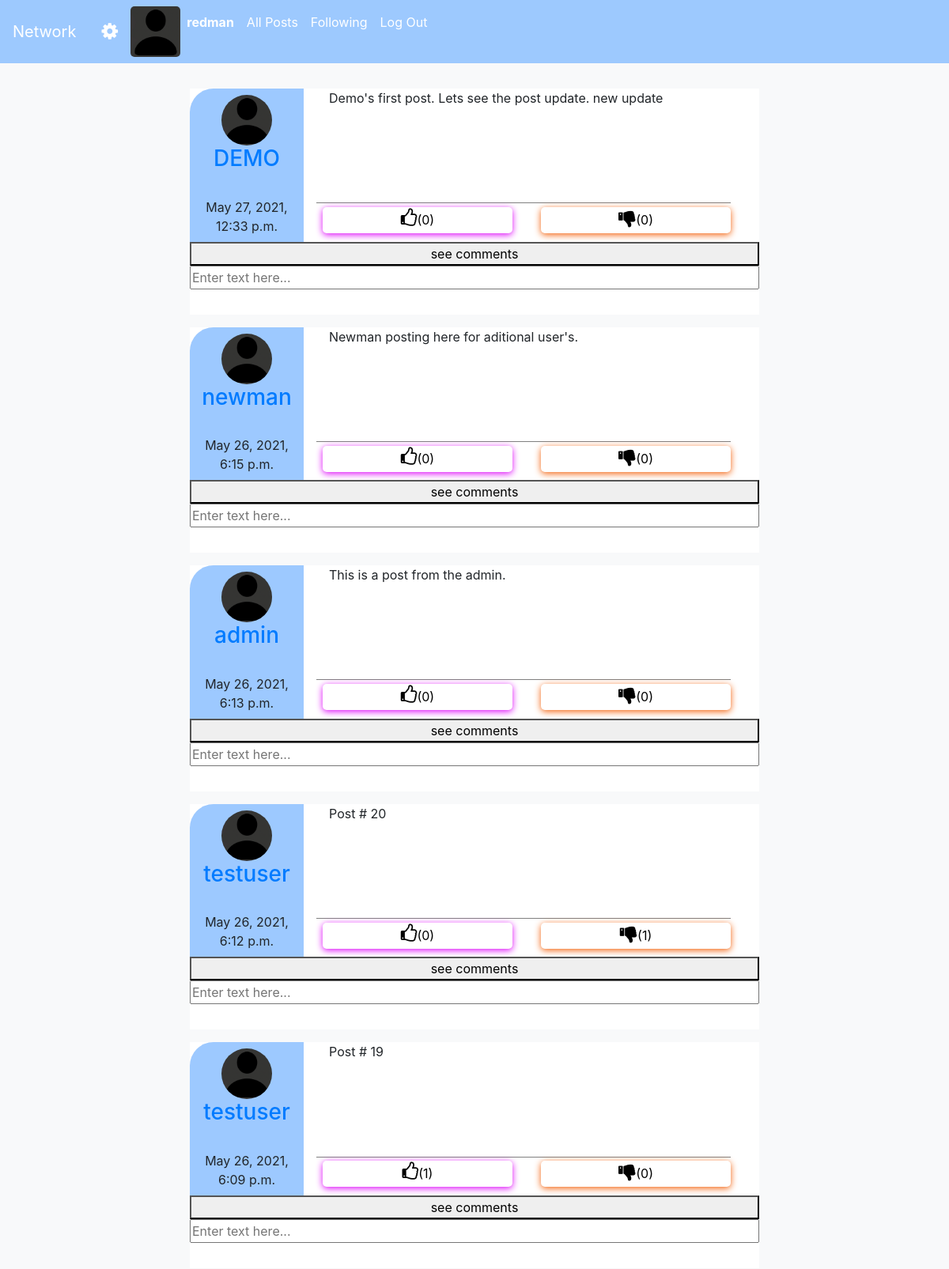
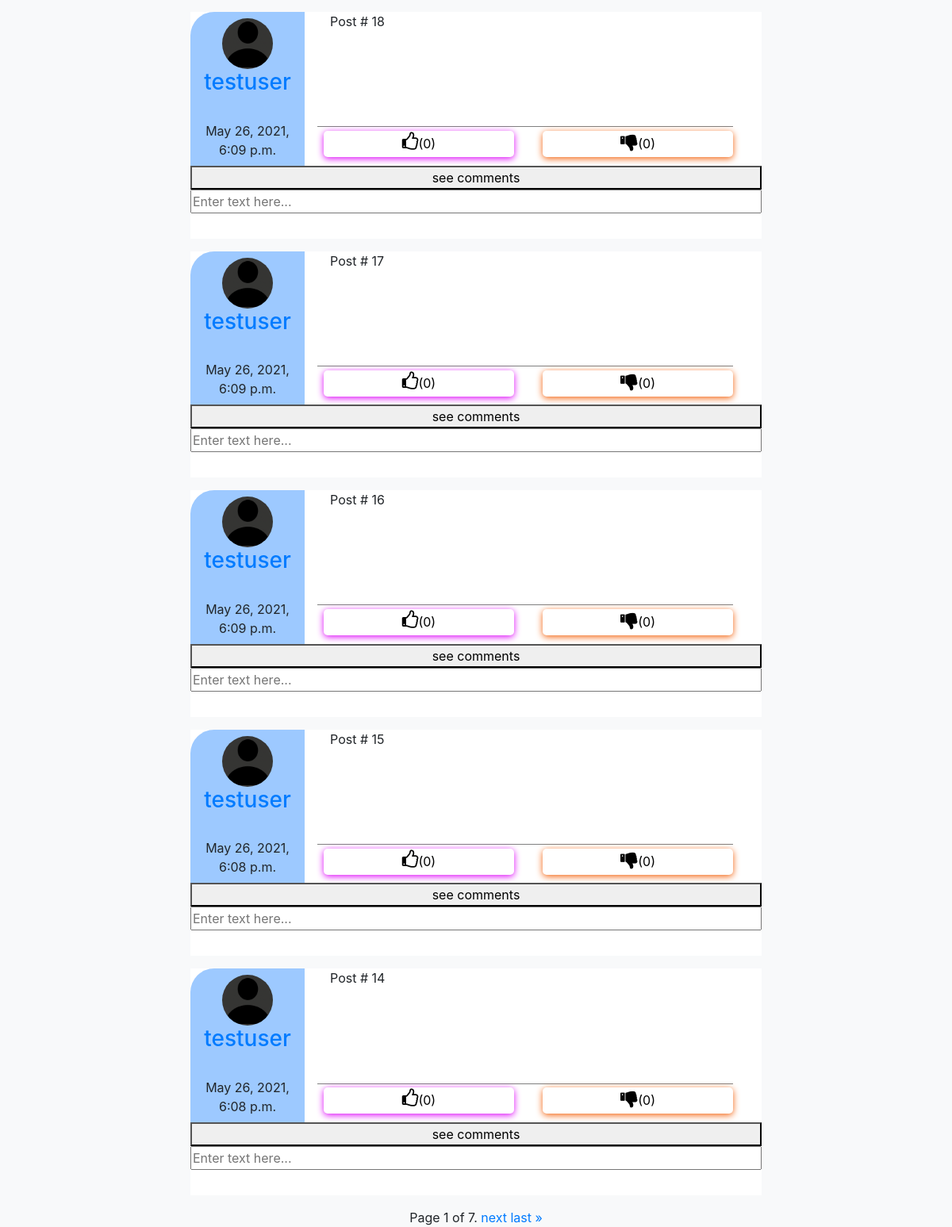
/public/1 (signed in), run on the app's committed database (2 pictures, top to bottom).
### network/models.py (models this page shows, shortened)
class User(AbstractUser):
    image = models.CharField(max_length=300, default="images/userpic.png")
    following = models.ManyToManyField('self', blank=True, related_name="followed_by")
    followed_by = models.ManyToManyField('self', blank=True, related_name="following")
    dob = models.DateTimeField(auto_now_add=False)
    pass

class Post(models.Model):
    time = models.DateTimeField(auto_now_add=True)
    text = models.CharField(max_length=1800)
    user = models.ForeignKey(User, on_delete=models.CASCADE, related_name="posts")
    liked_by = models.ManyToManyField(User, blank=True, related_name="liked")
    unliked_by = models.ManyToManyField(User, blank=True, related_name="unliked")

### network/views.py (the view)
# urls.py: path("public/<int:page_number>", views.public, name="public"),
def public(request, page_number):
        try:
            allpost = Post.objects.all().order_by("-time")
            paginator = Paginator(allpost, 10)
            page_obj = paginator.get_page(page_number)
            return render(request, "network/public.html", {
            "Post":page_obj
            })
        except:
            post = Post.objects.all()
            return render(request, "network/public.html", {
            "Post":post
        })

### network/templates/network/public.html (shortened to what this page needs)
{% extends "network/layout.html" %}
{% block body %}
{% if user.is_authenticated %}
{% for post in Post %}
  <div id="post" class="post row">
    <div class="postuserinfo column">
      <a href="{% url 'viewuser' post.user.id 1 %}">
        <img class="userpicpost" src="http://127.0.0.1:8000/static/images/userpic.png" alt="User profile picture">
        <br>
        <h3 class="postheader" id="postheader">{{post.user}}</h3></a>
        <br> {{post.time}}
    </div>
    <div class="column postinfo">
      <span><button  style="display: contents;" type="button" name="button"><i style="font-size:24px;float: right;color:white" class="fa flipfa">&#9998;</i></button></span>
      <div id="text/{{post.id}}" class="posttext row text/{{post.id}}">
        {{post.text}}
      </div>
      <div class="likesec row">
        <button id="like/{{post.id}}" type="button" class="likebtn"><i style="font-size:24px" class="fa">&#xf087;</i>({{post.liked_by.all.count}})</button>
        <button id="unlike/{{post.id}}" type="button" name="dislike_button" class="dislikebtn"><i style="font-size:24px" class="fa">&#xf165;</i>({{post.unliked_by.all.count}})</button>
      </div>
    </div>
      <div class="comments" id="comment_sec/{{post.id}}">
        <button type="button" id="comment_btn/{{post.id}}" class="comment_button see_comments">see comments</button>
      </div>
    <textarea id="new_comment/{{post.id}}" rows="1" cols="50" name="comment_text" form="usrform" placeholder="Enter text here..."></textarea>
  </div>
{% empty %}
<div class="empty">
No post from users.
</div>
{% endfor %}
<div class="pagination">
    <span class="step-links">
        <span class="current">
            Page {{ Post.number }} of {{ Post.paginator.num_pages }}.
        </span>
        {% if Post.has_next %}
            <a href="{% url 'public' Post.next_page_number %}" id="page_button/{{ Post.next_page_number }}" name="page_button">next</a>
            <a href="{% url 'public' Post.paginator.num_pages %}" id="page_button/{{ Post.next_page_number }}" name="page_button">last &raquo;</a>
        {% endif %}
    </span>
</div>
{% endif %}
{% endblock %}

### network/templates/network/layout.html (shortened to what this page needs)
{% load static %}
<!DOCTYPE html>
<html lang="en">
    <head>
        <link rel="stylesheet" href="https://stackpath.bootstrapcdn.com/bootstrap/4.4.1/css/bootstrap.min.css">
        <link rel="stylesheet" href="https://cdnjs.cloudflare.com/ajax/libs/font-awesome/4.7.0/css/font-awesome.min.css">
        <link href="{% static 'network/styles.css' %}" rel="stylesheet">
    </head>
    <body>
        <nav class="navbar navbar-expand-lg">
            <a class="navbar-brand" href="{% url 'index' %}">Network</a>
            {% if user.is_authenticated %}
            <a class="nav-link" href="{% url 'profile' %}"><i style="font-size:24px" class="fa">&#xf013;</i></a>
            {% endif %}
            <div>
              <ul class="navbar-nav mr-auto">
                {% if user.is_authenticated %}
                      <img class="userpic" src="http://127.0.0.1:8000/static/images/userpic.png" alt="User profile picture">
                      <li class="nav-item">
                      <a class="nav-link" href="{% url 'viewuser' user.id 1 %}"><strong>{{ user.username }}</strong></a>
                      <li>
                {% endif %}
                {% if user.is_authenticated %}
                    <li class="nav-item">
                      <a class="nav-link" href="{% url 'public' 1 %}">All Posts</a>
                    </li>
                    <li class="nav-item">
                        <a class="nav-link" href="{% url 'following' 1 %}">Following</a>
                    </li>
                    <li class="nav-item">
                        <a class="nav-link" href="{% url 'logout' %}">Log Out</a>
                    </li>
                {% endif %}
              </ul>
            </div>
          </nav>
        <div class="body bg-light">
            {% block body %}
            {% endblock %}
        </div>
    </body>
</html>

### network/static/network/styles.css (style rules this page uses)
textarea { resize: none; overflow-y: scroll; width: 100%; }
.comments { width: 100%; }
.comment_button { width: 100%; }
.navbar { background-color: #9dc9fe; position: fixed; width: 100%; z-index: 1; }
.navbar-brand { color: #fff; }
.userpic { height: 4pc; border-radius: 5px; }
.userpicpost { border-radius: 100px; height: 4pc; }
.post { justify-content: center; text-align: center; padding-bottom: 2pc; margin-bottom: 1pc; background-color: #fff; width: 60vw; margin-top: 1pc; }
.postinfo { background: #fff; padding-left: 1pc; padding-right: 1pc; width: 80%; }
.posttext { background: #fff; padding-left: 1pc; height: 75%; width: auto; border-bottom: 1px solid gray; margin-bottom: .3pc; }
.postuserinfo { background: #9dc9ff; padding: .5pc; width: 20%; float: left; border-top-left-radius: 30px; }
.likesec { place-content: center; }
.likebtn { width: 20vw; border-style: none; padding-bottom: 5px; background: #fff; box-shadow: 0 2px 9px #dd05f8; margin-right: 3vw; margin-left: -1vw; border-radius: 5px; }
.dislikebtn { width: 20vw; border-style: none; padding-bottom: 5px; background: #fff; box-shadow: 0 2px 9px #f3620d; border-radius: 5px; }
body { text-align: -webkit-center; }
.flipfa { transform: scaleX(-1); }
.bg-light { padding-top: 8%; }
.pagination { justify-content: center; place-content: center; }
.nav-link { color: #fff; }

### data on the page
User: username "redman"
Post: user "DEMO", time "May 27, 2021, 12:33 p.m.", text "Demo's first post. Lets see the post update. new update", liked_by.all.count "0", unliked_by.all.count "0", comment_text "Enter text here..."
Post: user "newman", time "May 26, 2021, 6:15 p.m.", text "Newman posting here for aditional user's.", liked_by.all.count "0", unliked_by.all.count "0", comment_text "Enter text here..."
Post: user "admin", time "May 26, 2021, 6:13 p.m.", text "This is a post from the admin.", liked_by.all.count "0", unliked_by.all.count "0", comment_text "Enter text here..."
Post: user "testuser", time "May 26, 2021, 6:12 p.m.", text "Post # 20", liked_by.all.count "0", unliked_by.all.count "1", comment_text "Enter text here..."
Post: user "testuser", time "May 26, 2021, 6:09 p.m.", text "Post # 19", liked_by.all.count "1", unliked_by.all.count "0", comment_text "Enter text here..."
Post: user "testuser", time "May 26, 2021, 6:09 p.m.", text "Post # 18", liked_by.all.count "0", unliked_by.all.count "0", comment_text "Enter text here..."
Post: user "testuser", time "May 26, 2021, 6:09 p.m.", text "Post # 17", liked_by.all.count "0", unliked_by.all.count "0", comment_text "Enter text here..."
Post: user "testuser", time "May 26, 2021, 6:09 p.m.", text "Post # 16", liked_by.all.count "0", unliked_by.all.count "0", comment_text "Enter text here..."
Post: user "testuser", time "May 26, 2021, 6:08 p.m.", text "Post # 15", liked_by.all.count "0", unliked_by.all.count "0", comment_text "Enter text here..."
Post: user "testuser", time "May 26, 2021, 6:08 p.m.", text "Post # 14", liked_by.all.count "0", unliked_by.all.count "0", comment_text "Enter text here..."

### other printed values
{{ Post.number }} "1"
{{ Post.paginator.num_pages }} "7"
